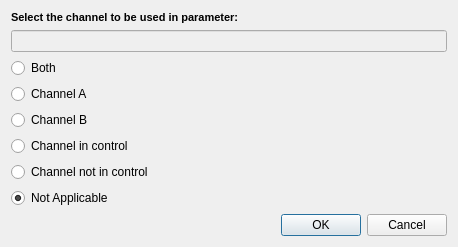
<?xml version="1.0" encoding="UTF-8"?>
<ui version="4.0">
 <class>GTAChannelSelectorWidget</class>
 <widget class="QDialog" name="GTAChannelSelectorWidget">
  <property name="geometry">
   <rect>
    <x>0</x>
    <y>0</y>
    <width>458</width>
    <height>224</height>
   </rect>
  </property>
  <property name="windowTitle">
   <string>Select Channel</string>
  </property>
  <layout class="QFormLayout" name="formLayout">
   <item row="0" column="0">
    <widget class="QLabel" name="label">
     <property name="text">
      <string>&lt;!DOCTYPE HTML PUBLIC &quot;-//W3C//DTD HTML 4.0//EN&quot; &quot;http://www.w3.org/TR/REC-html40/strict.dtd&quot;&gt;
&lt;html&gt;&lt;head&gt;&lt;meta name=&quot;qrichtext&quot; content=&quot;1&quot; /&gt;&lt;style type=&quot;text/css&quot;&gt;
p, li { white-space: pre-wrap; }
&lt;/style&gt;&lt;/head&gt;&lt;body style=&quot; font-family:'MS Shell Dlg 2'; font-size:8.25pt; font-weight:400; font-style:normal;&quot;&gt;
&lt;p style=&quot; margin-top:0px; margin-bottom:0px; margin-left:0px; margin-right:0px; -qt-block-indent:0; text-indent:0px;&quot;&gt;&lt;span style=&quot; font-size:8pt; font-weight:600;&quot;&gt;Select the channel to be used in parameter:&lt;/span&gt;&lt;/p&gt;&lt;/body&gt;&lt;/html&gt;</string>
     </property>
    </widget>
   </item>
   <item row="2" column="0">
    <widget class="QRadioButton" name="bothRB">
     <property name="text">
      <string>Both</string>
     </property>
     <property name="checked">
      <bool>false</bool>
     </property>
    </widget>
   </item>
   <item row="3" column="0">
    <widget class="QRadioButton" name="chARB">
     <property name="text">
      <string>Channel A</string>
     </property>
    </widget>
   </item>
   <item row="4" column="0">
    <widget class="QRadioButton" name="chBRB">
     <property name="text">
      <string>Channel B</string>
     </property>
    </widget>
   </item>
   <item row="5" column="0">
    <widget class="QRadioButton" name="inCtrlRB">
     <property name="text">
      <string>Channel in control</string>
     </property>
    </widget>
   </item>
   <item row="6" column="0">
    <widget class="QRadioButton" name="notInCtrlRB">
     <property name="text">
      <string>Channel not in control</string>
     </property>
    </widget>
   </item>
   <item row="8" column="0" colspan="2">
    <widget class="QDialogButtonBox" name="buttonBox">
     <property name="orientation">
      <enum>Qt::Horizontal</enum>
     </property>
     <property name="standardButtons">
      <set>QDialogButtonBox::Cancel|QDialogButtonBox::Ok</set>
     </property>
    </widget>
   </item>
   <item row="7" column="0">
    <widget class="QRadioButton" name="naRB">
     <property name="text">
      <string>Not Applicable</string>
     </property>
     <property name="checked">
      <bool>true</bool>
     </property>
    </widget>
   </item>
   <item row="1" column="0" colspan="2">
    <widget class="QLineEdit" name="paramEdit">
     <property name="enabled">
      <bool>false</bool>
     </property>
    </widget>
   </item>
  </layout>
 </widget>
 <resources/>
 <connections>
  <connection>
   <sender>buttonBox</sender>
   <signal>accepted()</signal>
   <receiver>GTAChannelSelectorWidget</receiver>
   <slot>accept()</slot>
   <hints>
    <hint type="sourcelabel">
     <x>248</x>
     <y>254</y>
    </hint>
    <hint type="destinationlabel">
     <x>157</x>
     <y>274</y>
    </hint>
   </hints>
  </connection>
  <connection>
   <sender>buttonBox</sender>
   <signal>rejected()</signal>
   <receiver>GTAChannelSelectorWidget</receiver>
   <slot>reject()</slot>
   <hints>
    <hint type="sourcelabel">
     <x>316</x>
     <y>260</y>
    </hint>
    <hint type="destinationlabel">
     <x>286</x>
     <y>274</y>
    </hint>
   </hints>
  </connection>
 </connections>
</ui>
